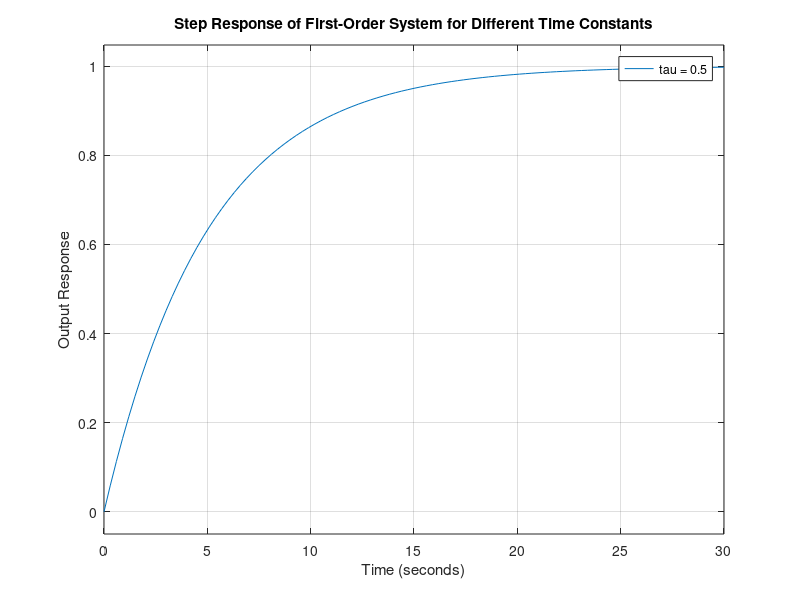

MATLAB code for this plot:
% Step Response of a First-Order System with Multiple Time Constants
clc; clear; close all;

% Define system gain
K = 1;

% Define different time constants to compare
taus = [0.5, 1, 2, 5]; % in seconds

% Create Laplace variable 's'
s = tf('s');

% Plot step responses for all time constants
figure; hold on;
for tau = taus
    G = K / (tau*s + 1);   % First-order transfer function
    step(G);               % Plot step response
end

% Add grid, title, labels, and legend
grid on;
title('Step Response of First-Order System for Different Time Constants');
xlabel('Time (seconds)');
ylabel('Output Response');
legend('tau = 0.5','tau = 1','tau = 2','tau = 5');
